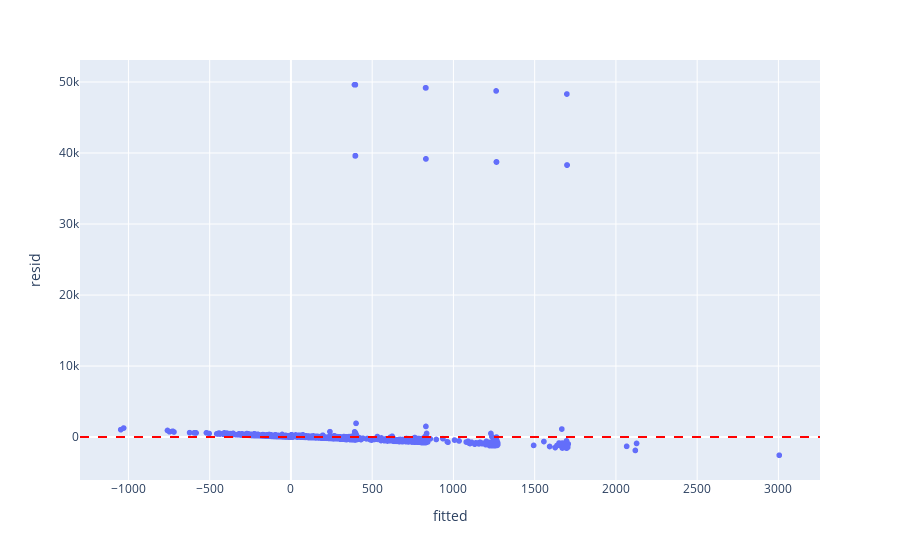

Notebook code for this chart:
### Code cell
fig=px.scatter(data2, x="fitted", y="resid")
fig.add_hline(y=0, line_dash="dash", line_color="red")
fig.show()

### Figure 1 — Plotly figure (JSON) as saved in the notebook; plotly's stock layout.template omitted (floating-point values rounded to 4 significant figures; data arrays with more than 128 entries replaced by an {"elided": "..."} marker saying what was removed)
{"data": [{"hovertemplate": "fitted=%{x}<br>resid=%{y}<extra></extra>", "legendgroup": "", "marker": {"color": "#636efa", "symbol": "circle"}, "mode": "markers", "name": "", "showlegend": false, "type": "scattergl", "x": {"elided": "6423 float values"}, "xaxis": "x", "y": {"elided": "6423 float values"}, "yaxis": "y"}], "layout": {"legend": {"tracegroupgap": 0}, "margin": {"t": 60}, "shapes": [{"line": {"color": "red", "dash": "dash"}, "type": "line", "x0": 0, "x1": 1, "xref": "x domain", "y0": 0, "y1": 0, "yref": "y"}], "xaxis": {"anchor": "y", "domain": [0, 1], "title": {"text": "fitted"}}, "yaxis": {"anchor": "x", "domain": [0, 1], "title": {"text": "resid"}}}}
